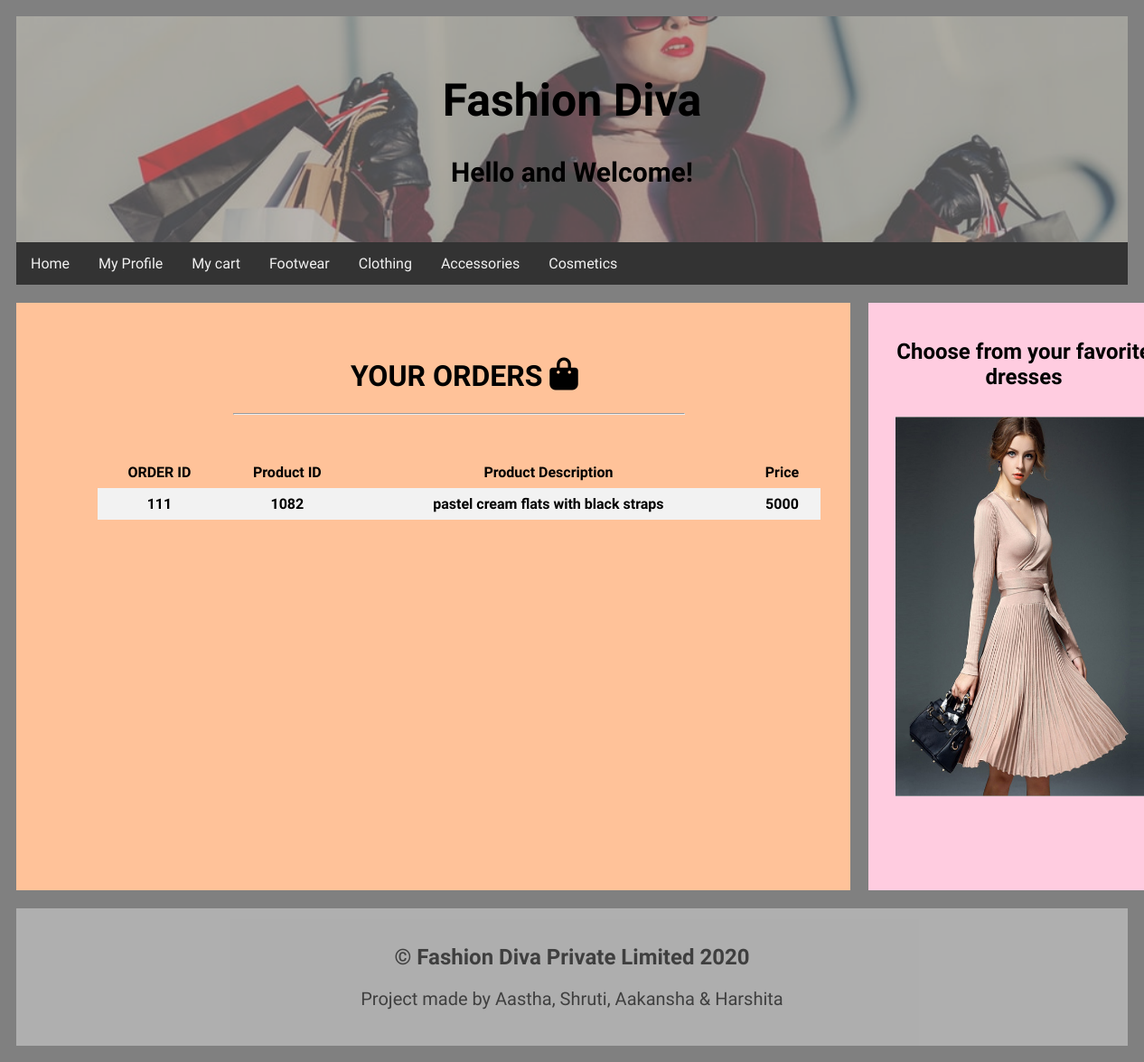
The page /myorder.php (signed in) on the database its author committed.
### tables this page shows
CREATE TABLE orders(
  order_id int(10) NOT NULL auto_increment,PRIMARY KEY(order_id),
  userid int(100) default null,
  f_name varchar(255) default NULL,
  email varchar(255) default NULL,
  address varchar(255) default NULL,
  city varchar(255) default NULL,
  state1 varchar(255) default NULL,
  zip int(10) default NULL,
  product_id int(10) default null,
  cardname varchar(255) default NULL,
  cardnumber varchar(20) default NULL,
  expdate varchar(255) default NULL,
  cvv int(5) default NULL);

CREATE TABLE products(
  product_id int(100) NOT NULL auto_increment,PRIMARY KEY (product_id),
  cat_id int(100),
  sub_cat_id int(100),
  foreign key(cat_id) references categories(cat_id),
  foreign key(sub_cat_id) references sub_categories(sub_cat_id) ,
  product_title varchar(255) NOT NULL,
  product_price int(100) NOT NULL,
  product_desc text NOT NULL,
  product_image varchar(255) NOT NULL);

### myorder.php (the view, shortened to what this page needs)
<head>
</head>
<body>
<div class="header">
  <h1>Fashion Diva</h1>
  <p><b>Hello and Welcome!</b></p>
</div>
<div class="topnav">
  <a href="index1.html">Home</a>
  <a href="myprofile.php">My Profile</a>
  <a href="cart.php">My cart</a>
  <a href="footwear.php">Footwear</a>
  <a href="#">Clothing</a>
  <a href="#">Accessories</a>
  <a href="#">Cosmetics</a>
</div>
<?php
include "config.php";
$uid = $_SESSION['uid'];
$rq = mysqli_query($con,"select order_id,product_id from orders where userid = $uid");
echo "<div class='row'>
  <div class='leftcolumn'>
    <div class='card'>
      <div class='fakeimg' style='height:200px;'><h1 style='margin-left:280px;'>YOUR ORDERS  <i class='fa fa-shopping-bag' style='font-size:36px;'></i></h1><hr width='500px' style='margin-left:150px;'><br><br>
	  <table>
  <tr>
  <th>ORDER ID</th>
  <th>Product ID</th>
  <th>Product Description</th>
  <th>Price</th>
  </tr>";
  $count = mysqli_num_rows($rq);
  if($count > 0)
  {
while($arr1 = mysqli_fetch_array($rq))
{
	$id = $arr1['product_id'];
	$qu= mysqli_query($con,"select product_desc,product_price from products where product_id= $id");
	$arr2 = mysqli_fetch_array($qu);
echo "<tr>
  <th>$arr1[order_id]</th>
    <th>$arr1[product_id]</th>
  <th>$arr2[product_desc]</th>
  <th>$arr2[product_price]</th>
  </tr>";
}
  }
echo "</table></div></div></div>";
?>
<div class="rightcolumn">
    <div class="card2">
      <h2 style="text-align:center;">Choose from your favorite dresses</h2>
      <div class="fakeimg1" style="height:100px;"><img src="i5.jpg" width="290px" height="420px"></div>
 </div>
    </div>
	</div>
	<div class="footer">
  <h2>&copy; Fashion Diva Private Limited 2020</h2>
  <p style="text-align:center; font-size: 20px;">Project made by Aastha, Shruti, Aakansha & Harshita</p>
</div>
</body>

### myorder.php (style rules this page uses)
* { box-sizing: border-box; }
body { font-family: Charm; padding: 10px; background-color: grey; }
.header { padding: 30px; text-align: center; background-image : url("bg3.png"); width:100%; height:auto; background-size: cover; background-position: center; background-repeat: no-repeat; }
.header h1 { font-size: 50px; }
.header p { font-size: 30px; }
.topnav { overflow: hidden; background-color: #333; }
.topnav a { float: left; display: inline-block; color: #f2f2f2; text-align: center; padding: 14px 16px; text-decoration: none; }
.leftcolumn { float: left; width: 75%; }
.rightcolumn { float: left; width: 25%; background-color: grey; padding-left: 20px; }
.fakeimg { width: 100%; padding: 20px; margin-left:50px; }
.fakeimg1 { width: 100%; padding: 10px; margin-right: 80px; }
.card { width:1090px; background-color: #ffc299; padding: 20px; margin-top: 20px; height:650px; }
.card2 { width:345px; background-color: #ffcce0; padding: 20px; margin-top: 20px; height:650px; }
.row:after { content: ""; display: table; clear: both; }
.footer { padding: 20px; text-align: center; background: #ddd; margin-top: 20px; opacity:0.5; }
table { border-collapse: collapse; width: 800px; }
th, td { text-align: center; padding: 8px; }
tr:nth-child(even) { background-color: #f2f2f2; }

### rows shown on the page
orders: order_id "111", product "1082", product.product_desc "pastel cream flats with black straps", product.product_price "5000"
